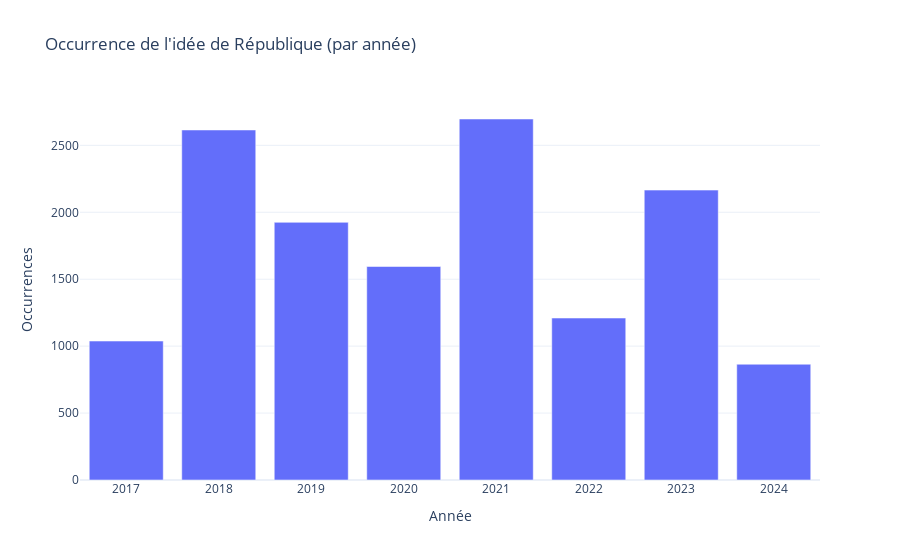

Write notebook code for a chart like this one.
### Code cell
# Regrouper les occurrences par année
df_yearly = df.resample("Y", on="dateSeance_day").size().reset_index()
df_yearly["dateSeance_day"] = df_yearly["dateSeance_day"].dt.year  # garder juste l'année

# Tracer le graphique
fig_time = px.bar(
    df_yearly,
    x="dateSeance_day",
    y=0,
    title="Occurrence de l'idée de République (par année)",
    labels={"dateSeance_day": "Année", "0": "Occurrences"},
    template="plotly_white",
)

fig_time.update_layout(showlegend=False)  # masquer la légende

fig_time.show()

### Figure 1 — Plotly figure (JSON) as saved in the notebook; plotly's stock layout.template omitted (floating-point values rounded to 4 significant figures)
{"data": [{"alignmentgroup": "True", "hovertemplate": "Année=%{x}<br>Occurrences=%{y}<extra></extra>", "legendgroup": "", "marker": {"color": "#636efa", "pattern": {"shape": ""}}, "name": "", "offsetgroup": "", "orientation": "v", "showlegend": false, "textposition": "auto", "type": "bar", "x": [2017, 2018, 2019, 2020, 2021, 2022, 2023, 2024], "xaxis": "x", "y": [1038, 2615, 1925, 1595, 2697, 1210, 2166, 865], "yaxis": "y"}], "layout": {"barmode": "relative", "legend": {"tracegroupgap": 0}, "showlegend": false, "title": {"text": "Occurrence de l'idée de République (par année)"}, "xaxis": {"anchor": "y", "domain": [0, 1], "title": {"text": "Année"}}, "yaxis": {"anchor": "x", "domain": [0, 1], "title": {"text": "Occurrences"}}}}
